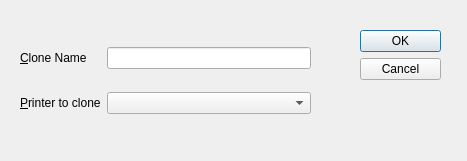
<?xml version="1.0" encoding="UTF-8"?>
<ui version="4.0">
 <class>clonedlg</class>
 <widget class="QDialog" name="clonedlg">
  <property name="geometry">
   <rect>
    <x>0</x>
    <y>0</y>
    <width>467</width>
    <height>161</height>
   </rect>
  </property>
  <property name="windowTitle">
   <string>Clone printer</string>
  </property>
  <widget class="QDialogButtonBox" name="buttonBox">
   <property name="geometry">
    <rect>
     <x>360</x>
     <y>30</y>
     <width>81</width>
     <height>241</height>
    </rect>
   </property>
   <property name="orientation">
    <enum>Qt::Vertical</enum>
   </property>
   <property name="standardButtons">
    <set>QDialogButtonBox::Cancel|QDialogButtonBox::Ok</set>
   </property>
  </widget>
  <widget class="QWidget" name="">
   <property name="geometry">
    <rect>
     <x>20</x>
     <y>30</y>
     <width>291</width>
     <height>101</height>
    </rect>
   </property>
   <layout class="QGridLayout" name="gridLayout">
    <item row="0" column="0">
     <widget class="QLabel" name="label_2">
      <property name="text">
       <string>&amp;Clone Name</string>
      </property>
      <property name="buddy">
       <cstring>clonename</cstring>
      </property>
     </widget>
    </item>
    <item row="0" column="1">
     <widget class="QLineEdit" name="clonename">
      <property name="toolTip">
       <string>This is the name of the clone</string>
      </property>
     </widget>
    </item>
    <item row="1" column="0">
     <widget class="QLabel" name="label">
      <property name="text">
       <string>&amp;Printer to clone</string>
      </property>
      <property name="buddy">
       <cstring>clonedptr</cstring>
      </property>
     </widget>
    </item>
    <item row="1" column="1">
     <widget class="QComboBox" name="clonedptr">
      <property name="toolTip">
       <string>This is the printer to be cloned</string>
      </property>
      <property name="statusTip">
       <string/>
      </property>
     </widget>
    </item>
   </layout>
  </widget>
 </widget>
 <tabstops>
  <tabstop>clonename</tabstop>
  <tabstop>clonedptr</tabstop>
  <tabstop>buttonBox</tabstop>
 </tabstops>
 <resources/>
 <connections>
  <connection>
   <sender>buttonBox</sender>
   <signal>accepted()</signal>
   <receiver>clonedlg</receiver>
   <slot>accept()</slot>
   <hints>
    <hint type="sourcelabel">
     <x>248</x>
     <y>254</y>
    </hint>
    <hint type="destinationlabel">
     <x>157</x>
     <y>274</y>
    </hint>
   </hints>
  </connection>
  <connection>
   <sender>buttonBox</sender>
   <signal>rejected()</signal>
   <receiver>clonedlg</receiver>
   <slot>reject()</slot>
   <hints>
    <hint type="sourcelabel">
     <x>316</x>
     <y>260</y>
    </hint>
    <hint type="destinationlabel">
     <x>286</x>
     <y>274</y>
    </hint>
   </hints>
  </connection>
 </connections>
</ui>
